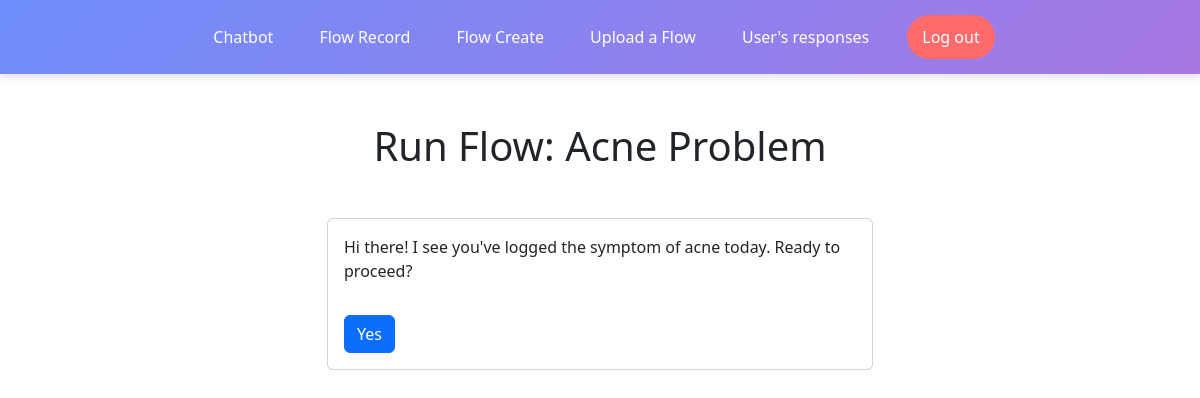
Page /run_flow/1/ (signed in) on the committed database.
### ChabotFeature/models.py (models this page shows)
class Flow(models.Model):
    name = models.CharField(max_length=100)
    description = models.TextField()

class FlowStep(models.Model):
    flow = models.ForeignKey('Flow', on_delete=models.CASCADE)
    step_number = models.IntegerField()
    text = models.TextField()
    is_final_step = models.BooleanField(default=False)

class FlowOption(models.Model):
    step = models.ForeignKey(FlowStep, on_delete=models.CASCADE, related_name='options')
    text = models.CharField(max_length=100)
    next_step = models.ForeignKey(FlowStep, null=True, blank=True, on_delete=models.SET_NULL, related_name='previous_options')

### ChabotFeature/views.py (the view)
# urls.py: path('run_flow/<int:flow_id>/', run_flow, name='run_flow'),
@login_required
def run_flow(request, flow_id):
    flow = get_object_or_404(Flow, id=flow_id)
    first_step = FlowStep.objects.filter(flow=flow).order_by('step_number').first()
    if not first_step:
        return render(request, 'ChabotFeature/error.html', {'message': 'No steps found for this flow'})
    return render(request, 'ChabotFeature/run_flow.html', {
        'flow': flow,
        'step_id': first_step.id,
        'text': first_step.text,
        'options': list(first_step.options.values('id', 'text'))
    })

### ChabotFeature/templates/ChabotFeature/run_flow.html (shortened to what this page needs)
{% extends 'base.html' %}
{% block content %}
<div class="container mt-5">
    <h1 class="text-center">Run Flow: {{ flow.name }}</h1>
    <div class="row justify-content-center mt-5">
        <div class="col-md-6">
            <div class="card">
                <div class="card-body">
                    <div id="chat-interface">
                        <div id="chat-container">
                            <p id="step-text">{{ text }}</p>
                            <div id="options-container" class="mt-4">
                                {% for option in options %}
                                <button class="btn btn-primary chat-option mt-2" data-step-id="{{ step_id }}" data-option-id="{{ option.id }}">
                                    {{ option.text }}
                                </button>
                                {% endfor %}
                            </div>
                        </div>
                    </div>
                </div>
            </div>
        </div>
    </div>
</div>
{% endblock %}

### rows in the picture
Flow: name "Acne Problem"
FlowStep: text "Hi there! I see you've logged the symptom of acne today. Ready to proceed?"
FlowOption: text "Yes"
